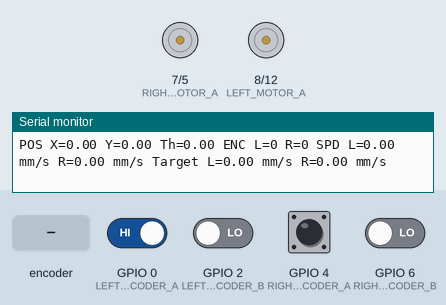
Bench run of a sketch on a simulated ESP32-S3. Parts: motor-driver pin pairs drawn as motors (green arrow = first pin HIGH = forward, orange = second pin HIGH = backward, longer = more drive), the last lines printed to the serial monitor. Inputs (shaded band) come from the test bench; at power-on: GPIO 0 (LEFT_ENCODER_A), GPIO 4 (RIGHT_ENCODER_A) HIGH, GPIO 2 (LEFT_ENCODER_B), GPIO 6 (RIGHT_ENCODER_B) LOW.

Above: at 2.2 s.
2.3 s: rotary encoder on GPIO 0 (LEFT_ENCODER_A) / GPIO 2 (LEFT_ENCODER_B) turned 3 steps (first pin leading)
At 2.72 s:
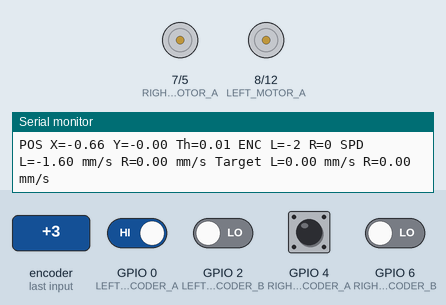
4.4 s: rotary encoder on GPIO 0 (LEFT_ENCODER_A) / GPIO 2 (LEFT_ENCODER_B) turned 2 steps (second pin leading)
At 5.6 s:
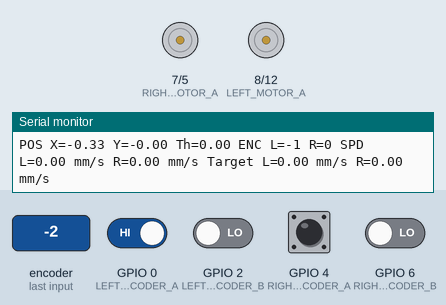
10.8 s: GPIO 4 (RIGHT_ENCODER_A) pulsed LOW 5 times (0.12 s each, 0.3 s apart)
At 11.4 s:
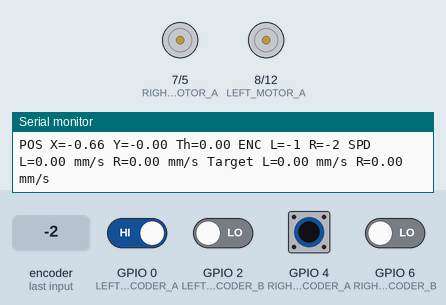
Timing chart, 0 to 13.8 s (numbered marks = the images above; inputs shaded):
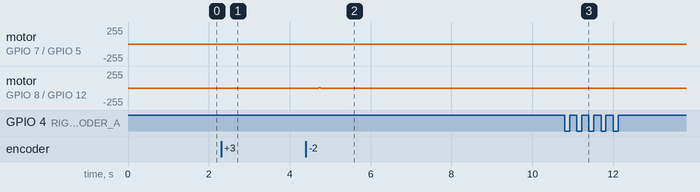

Measured:
- after the input at 2.3 s, motor on GPIO 8 (LEFT_MOTOR_A) / GPIO 12 (LEFT_MOTOR_B): alternates backward 2/255 for 0.05 s and stopped for 0.15 s, 4 changes in all, then stays stopped, starting after 0.29 s
- after the input at 4.4 s, motor on GPIO 8 (LEFT_MOTOR_A) / GPIO 12 (LEFT_MOTOR_B): stopped → forward 1/255 after 0.32 s, → stopped 0.05 s later
- after the input at 10.8 s, motor on GPIO 7 (RIGHT_MOTOR_A) / GPIO 5 (RIGHT_MOTOR_B): alternates backward 1/255 for 0.05 s and stopped for 0.26 s, 8 changes in all, then stays stopped, starting after 0.43 s

The sketch:

test6.ino
```cpp
#define LEFT_MOTOR_A 8     // Цифровой выход (левый мотор). Если 0 - едем вперед
#define LEFT_MOTOR_B 12     // Цифровой выход (левый мотор). Если 0 - едем назад
#define RIGHT_MOTOR_A 7    // Цифровой выход (правый мотор). Если 0 - едем вперед
#define RIGHT_MOTOR_B 5    // Цифровой выход (правый мотор). Если 0 - едем назад

#define LEFT_ENCODER_A 0    // Цифровой вход, канал A энкодера левого колеса
#define LEFT_ENCODER_B 2   // Цифровой вход, канал B энкодера левого колеса
#define RIGHT_ENCODER_A 4   // Цифровой вход, канал A энкодера правого колеса
#define RIGHT_ENCODER_B 6   // Цифровой вход, канал B энкодера правого колеса

volatile long left_encoder_value = 0;
volatile long right_encoder_value = 0;
long last_left_encoder = 0;
long last_right_encoder = 0;

long last_speed_left_encoder = 0, last_speed_right_encoder = 0;
float leftWheelSpeed = 0.0, rightWheelSpeed = 0.0;
float vlSpeedFiltered = 0.0, vrSpeedFiltered = 0.0;
uint32_t lastTimeL = 0, lastTimeR = 0;

float targetLeftWheelSpeed = 0, targetRightWheelSpeed = 0;

float xPos = 0.0, yPos = 0.0, theta = 0.0;

const float WHEEL_DIAMETER = 69.0;
const float WHEEL_BASE = 185.0;
const float ENCODER_RESOLUTION = 330.0;
const float TICKS_TO_MM = (PI * WHEEL_DIAMETER) / ENCODER_RESOLUTION;
const float ALPHA = 0.5; // Коэффициент фильтрации скорости

// Глобальные коэффициенты PID – их можно обновлять через UART
float pidKp = 1.1;
float pidKi = 1.3;
float pidKd = 0.01;
float pidKff = 0.25;

void left_interrupt() {
  digitalRead(LEFT_ENCODER_B) ? left_encoder_value++ : left_encoder_value--;
}
void right_interrupt() {
  digitalRead(RIGHT_ENCODER_B) ? right_encoder_value++ : right_encoder_value--;
}

void updateOdometry() {
  long deltaLeft = left_encoder_value - last_left_encoder;
  long deltaRight = right_encoder_value - last_right_encoder;
  last_left_encoder = left_encoder_value;
  last_right_encoder = right_encoder_value;

  float distLeft = deltaLeft * TICKS_TO_MM;
  float distRight = deltaRight * TICKS_TO_MM;
  float deltaS = (distLeft + distRight) / 2.0;
  float deltaTheta = (distRight - distLeft) / WHEEL_BASE;

  theta += deltaTheta;
  xPos += deltaS * cos(theta);
  yPos += deltaS * sin(theta);
}

void computeSpeed() {
  uint32_t now = micros();

  if (lastTimeL == 0 || lastTimeR == 0) {
    lastTimeL = now;
    lastTimeR = now;
    last_speed_left_encoder = left_encoder_value;
    last_speed_right_encoder = right_encoder_value;
    return;
  }

  float dtL = (now - lastTimeL) * 0.000001;
  float dtR = (now - lastTimeR) * 0.000001;

  if (dtL > 0 && left_encoder_value != last_speed_left_encoder) {
    long deltaLeft = left_encoder_value - last_speed_left_encoder;
    float wlSpeed = ((float)deltaLeft / ENCODER_RESOLUTION) * 360.0f / dtL;
    float vlSpeed = (wlSpeed / 360.0f) * (PI * WHEEL_DIAMETER);
    vlSpeedFiltered = ALPHA * vlSpeed + (1.0f - ALPHA) * vlSpeedFiltered;
    last_speed_left_encoder = left_encoder_value;
    lastTimeL = now;
  } else if (dtL > 0.005 && left_encoder_value == last_speed_left_encoder){
    vlSpeedFiltered = 0;
  }

  if (dtR > 0 && right_encoder_value != last_speed_right_encoder) {
    long deltaRight = right_encoder_value - last_speed_right_encoder;
    float wrSpeed = ((float)deltaRight / ENCODER_RESOLUTION) * 360.0f / dtR;
    float vrSpeed = (wrSpeed / 360.0f) * (PI * WHEEL_DIAMETER);
    vrSpeedFiltered = ALPHA * vrSpeed + (1.0f - ALPHA) * vrSpeedFiltered;
    last_speed_right_encoder = right_encoder_value;
    lastTimeR = now;
  } else if (dtR > 0.005 && right_encoder_value == last_speed_right_encoder){
    vrSpeedFiltered = 0;
  }
}

void computeWheelsPID(){
  // Ограничение интегральной составляющей (anti-windup)
  const float integralLimit = 100.0;

  // Статические переменные для состояния PID для каждого колеса
  static float errorLeftIntegral = 0;
  static float errorRightIntegral = 0;
  static float prevErrorLeft = 0;
  static float prevErrorRight = 0;
  static uint32_t lastPIDTime = millis();
  // Для сброса интегральной составляющей при смене целевой скорости
  static float lastTargetLeft = 0.0;
  static float lastTargetRight = 0.0;

  // Сброс интеграла, если целевая скорость изменилась
  if(targetLeftWheelSpeed != lastTargetLeft){
    errorLeftIntegral = 0;
    prevErrorLeft = 0;
    lastTargetLeft = targetLeftWheelSpeed;
  }
  if(targetRightWheelSpeed != lastTargetRight){
    errorRightIntegral = 0;
    prevErrorRight = 0;
    lastTargetRight = targetRightWheelSpeed;
  }

  // Вычисляем интервал dt (в секундах)
  uint32_t now = millis();
  float dt = (now - lastPIDTime) / 1000.0f;
  if(dt < 0.001f) dt = 0.001f;
  lastPIDTime = now;

  // Расчет ошибок
  float errorLeft  = targetLeftWheelSpeed  - vlSpeedFiltered;
  float errorRight = targetRightWheelSpeed - vrSpeedFiltered;

  // Интегральная составляющая
  errorLeftIntegral  += errorLeft  * dt;
  errorRightIntegral += errorRight * dt;
  if(errorLeftIntegral > integralLimit)  errorLeftIntegral  = integralLimit;
  if(errorLeftIntegral < -integralLimit) errorLeftIntegral  = -integralLimit;
  if(errorRightIntegral > integralLimit)  errorRightIntegral = integralLimit;
  if(errorRightIntegral < -integralLimit) errorRightIntegral = -integralLimit;

  // Производная ошибки
  float derivativeLeft  = (errorLeft  - prevErrorLeft)  / dt;
  float derivativeRight = (errorRight - prevErrorRight) / dt;
  prevErrorLeft  = errorLeft;
  prevErrorRight = errorRight;

  // Вычисление PID-выхода с использованием глобальных коэффициентов
  float pidLeft  = pidKp * errorLeft  + pidKi * errorLeftIntegral  + pidKd * derivativeLeft;
  float pidRight = pidKp * errorRight + pidKi * errorRightIntegral + pidKd * derivativeRight;

  // Добавляем feedforward
  float outputLeft  = pidLeft  + pidKff * targetLeftWheelSpeed;
  float outputRight = pidRight + pidKff * targetRightWheelSpeed;

  // Преобразование в значения ШИМ
  int leftA_PWM = 0, leftB_PWM = 0;
  int rightA_PWM = 0, rightB_PWM = 0;

  if(outputLeft >= 0){
    leftA_PWM = 0;
    leftB_PWM = constrain((int)outputLeft, 0, 255);
  } else {
    leftA_PWM = constrain((int)(-outputLeft), 0, 255);
    leftB_PWM = 0;
  }
  if(outputRight >= 0){
    rightA_PWM = 0;
    rightB_PWM = constrain((int)outputRight, 0, 255);
  } else {
    rightA_PWM = constrain((int)(-outputRight), 0, 255);
    rightB_PWM = 0;
  }

  setMotorsPWM(leftA_PWM, leftB_PWM, rightA_PWM, rightB_PWM);
}

void setMotorsPWM(int leftA, int leftB, int rightA, int rightB) {
  leftA  = constrain(leftA, 0, 255);
  leftB  = constrain(leftB, 0, 255);
  rightA = constrain(rightA, 0, 255);
  rightB = constrain(rightB, 0, 255);

  analogWrite(LEFT_MOTOR_A, leftA);
  analogWrite(LEFT_MOTOR_B, leftB);
  analogWrite(RIGHT_MOTOR_A, rightA);
  analogWrite(RIGHT_MOTOR_B, rightB);
}

// Функция для парсинга команды установки коэффициентов: "SET_COEFF Kp Ki Kd Kff"
bool parseSetCoeff(const String& command, float* Kp, float* Ki, float* Kd, float* Kff) {
  int index1 = command.indexOf(' ');
  if(index1 == -1) return false;
  int index2 = command.indexOf(' ', index1 + 1);
  if(index2 == -1) return false;
  int index3 = command.indexOf(' ', index2 + 1);
  if(index3 == -1) return false;
  int index4 = command.indexOf(' ', index3 + 1);
  if(index4 == -1) return false;

  *Kp = command.substring(index1 + 1, index2).toFloat();
  *Ki = command.substring(index2 + 1, index3).toFloat();
  *Kd = command.substring(index3 + 1, index4).toFloat();
  *Kff = command.substring(index4 + 1).toFloat();
  return true;
}

// Другие функции парсинга команд (SET_PWM, SET_POSE, SET_WHEELS_SPEED) аналогичны предыдущим примерам
bool parseSetPWM(const String& command, int* leftA_PWM, int* leftB_PWM, int* rightA_PWM, int* rightB_PWM) {
  int index1 = command.indexOf(' ');
  if (index1 == -1) return false;
  int index2 = command.indexOf(' ', index1 + 1);
  if (index2 == -1) return false;
  int index3 = command.indexOf(' ', index2 + 1);
  if (index3 == -1) return false;
  int index4 = command.indexOf(' ', index3 + 1);
  if (index4 == -1) return false;

  *leftA_PWM = command.substring(index1 + 1, index2).toInt();
  *leftB_PWM = command.substring(index2 + 1, index3).toInt();
  *rightA_PWM = command.substring(index3 + 1, index4).toInt();
  *rightB_PWM = command.substring(index4 + 1).toInt();
  return true;
}
bool parseSetSpeed(const String& command, int* speedLeft, int* speedRight) {
  int index1 = command.indexOf(' ');
  if (index1 == -1) return false;
  int index2 = command.indexOf(' ', index1 + 1);
  if (index2 == -1) return false;

  *speedLeft = command.substring(index1 + 1, index2).toInt();
  *speedRight = command.substring(index2 + 1).toInt();
  return true;
}

void processCommand(String command) {
  command.trim();
  if (command.startsWith("SET_PWM")) {
    int leftA_PWM = 0, leftB_PWM = 0, rightA_PWM =0, rightB_PWM = 0;
    if (parseSetPWM(command, &leftA_PWM, &leftB_PWM, &rightA_PWM, &rightB_PWM)) {
      setMotorsPWM(leftA_PWM, leftB_PWM, rightA_PWM, rightB_PWM);
      Serial.println("OK: Set PWM");
    }
  } else if (command.startsWith("SET_POSE")) {
    float x, y, th;
    // Парсинг команды SET_POSE аналогичен предыдущему примеру
    // …
    Serial.println("OK: Pose set");
  } else if (command.startsWith("SET_WHEELS_SPEED")) {
    int leftSpeed = 0, rightSpeed = 0;
    if (parseSetSpeed(command, &leftSpeed, &rightSpeed)) {
      targetLeftWheelSpeed = leftSpeed;
      targetRightWheelSpeed = rightSpeed;
      Serial.println("OK: Wheel speed set");
    }
  } else if (command.startsWith("SET_COEFF")) {
    float newKp, newKi, newKd, newKff;
    if (parseSetCoeff(command, &newKp, &newKi, &newKd, &newKff)) {
      pidKp = newKp;
      pidKi = newKi;
      pidKd = newKd;
      pidKff = newKff;
      Serial.println("OK: Coefficients updated");
    } else {
      Serial.println("ERROR: Invalid coefficients");
    }
  } else {
    Serial.println("ERROR: Unknown command");
  }
}

void setup() {
  Serial.begin(115200);
  delay(1000);
  Serial.println("System started");

  attachInterrupt(digitalPinToInterrupt(LEFT_ENCODER_A), left_interrupt, RISING);
  attachInterrupt(digitalPinToInterrupt(RIGHT_ENCODER_A), right_interrupt, RISING);

  pinMode(LEFT_MOTOR_A, OUTPUT);
  pinMode(LEFT_MOTOR_B, OUTPUT);
  pinMode(RIGHT_MOTOR_A, OUTPUT);
  pinMode(RIGHT_MOTOR_B, OUTPUT);

  pinMode(LEFT_ENCODER_A, INPUT);
  pinMode(LEFT_ENCODER_B, INPUT);
  pinMode(RIGHT_ENCODER_A, INPUT);
  pinMode(RIGHT_ENCODER_B, INPUT);
}

void loop() {
  if (Serial.available()) {
    String command = Serial.readStringUntil('\n');
    processCommand(command);
  }


  static uint32_t PIDTimer = 0;
  if (millis() - PIDTimer > 50) {
    computeSpeed();
    updateOdometry();
    computeWheelsPID();
    PIDTimer = millis();
  }

  static uint32_t printTimer = 0;
  if (millis() - printTimer > 200) {
    Serial.printf("POS X=%.2f Y=%.2f Th=%.2f ", xPos, yPos, theta);
    Serial.printf("ENC L=%ld R=%ld ", left_encoder_value, right_encoder_value);
    Serial.printf("SPD L=%.2f mm/s R=%.2f mm/s ", vlSpeedFiltered, vrSpeedFiltered);
    Serial.printf("Target L=%.2f mm/s R=%.2f mm/s\n", targetLeftWheelSpeed, targetRightWheelSpeed);
    printTimer = millis();
  }
}
```
